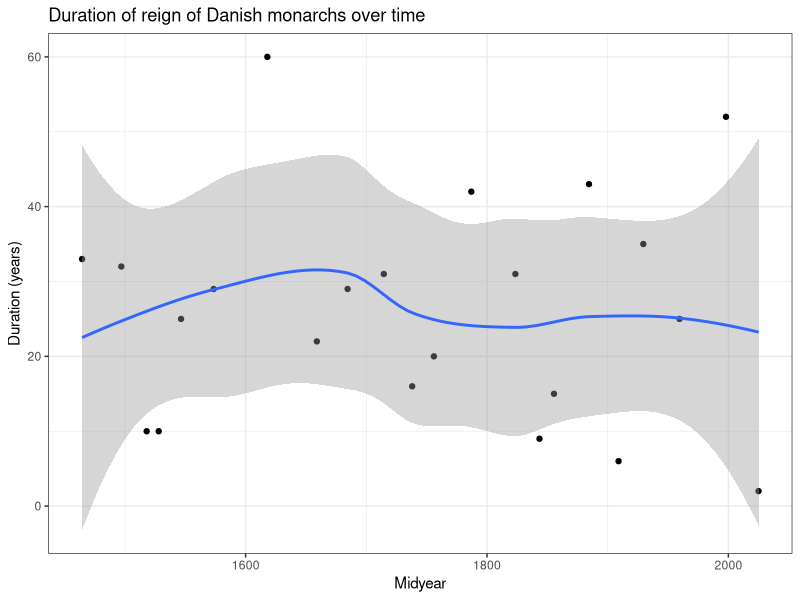

The R script that drew this image:
## ---- chunk 1
library(tidyverse)
knitr::opts_chunk$set(echo = TRUE)
## ---- chunk 2
# FILL IN THE CODE BELOW and review the outputs
kings1 <- read.csv("Danskekonger.csv")

kings2 <- read_csv("Danskekonger.csv")

kings3 <- read.csv2("Danskekonger.csv")

kings4 <- read_csv2( "Danskekonger.csv")
## ---- chunk 3
# COMPLETE THE BLANKS BELOW WITH YOUR CODE, then turn the 'eval' flag in this chunk to TRUE.

kings <- read_csv2("Danskekonger.csv")

class(kings)


glimpse(kings)


view (kings)


## ---- chunk 4
kings <- kings %>%
  mutate(duration = end_year - start_year)
## ---- chunk 5
mean(kings$duration, na.rm = TRUE)

kings %>%
  summarize(avg_duration = mean(duration, na.rm = TRUE))
## ---- chunk 6
avg <- mean(kings$duration, na.rm = TRUE)

kings %>%
  filter(duration > avg)

kings %>%
  filter(duration > avg) %>%
  count()
## ---- chunk 7
kings %>%
  arrange(desc(duration)) %>%
  slice(1:3) %>%
  mutate(days = duration * 365)
## ---- chunk 8
kings <- kings %>%
  mutate(midyear = start_year + (end_year - start_year)/2)

ggplot(kings, aes(x = midyear, y = duration)) +
  geom_point() +
  geom_smooth() +
  labs(
    title = "Duration of reign of Danish monarchs over time",
    x = "Midyear",
    y = "Duration (years)"
  ) +
  theme_bw()
